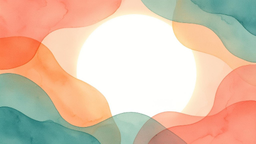
#> input picture assets/figma/homepage-hero.png, 256 x 144 px, shrunk from 1024 x 576 before the run
$ python build-hero-waves-texture.py
#> lines starting #> are read from the running program, lines starting #| are printed output that depends on the picture
#!/usr/bin/env python3
"""Build hero background assets from Figma export (451:775 @ 2x)."""

from __future__ import annotations

import math
import os
from PIL import Image

ROOT = os.path.dirname(os.path.dirname(os.path.abspath(__file__)))
FIGMA = os.path.join(ROOT, "assets", "figma")
SRC = os.path.join(FIGMA, "homepage-hero.png")
TEX_OUT = os.path.join(FIGMA, "hero-waves-texture.png")
BG_OUT = os.path.join(FIGMA, "hero-bg-composite.png")


def grad_at(x: int, y: int, w: int, h: int) -> tuple[int, int, int]:
    nx, ny = x / w, y / h
    dx = (nx - 0.0) / 1.0167
    dy = (ny - 0.0477) / 1.0155
    t = min(1.0, max(0.0, math.sqrt(dx * dx + dy * dy)))
    return (
        int(214 * (1 - t) + 213 * t),
        int(158 * (1 - t) + 63 * t),
        int(46 * (1 - t) + 140 * t),
    )


def is_white(r: int, g: int, b: int) -> bool:
    lum = 0.299 * r + 0.587 * g + 0.114 * b
    mx = max(r, g, b)
    mn = min(r, g, b)
    sat = (mx - mn) / mx if mx else 0
    return lum > 200 and sat < 0.2


def build_texture(hero: Image.Image, w: int, h: int) -> Image.Image:
    tex = Image.new("RGBA", (w, h), (0, 0, 0, 0))
    hr = hero.load()
    opx = tex.load()
    for y in range(h):
        for x in range(w):
            r, g, b, _ = hr[x, y]
            gr, gg, gb = grad_at(x, y, w, h)
            if is_white(r, g, b):
                continue
            tr = max(0, min(255, int((r - 0.8 * gr) / 0.2)))
            tg = max(0, min(255, int((g - 0.8 * gg) / 0.2)))
            tb = max(0, min(255, int((b - 0.8 * gb) / 0.2)))
            opx[x, y] = (tr, tg, tb, 255)
    return tex


def build_composite(hero: Image.Image, tex: Image.Image, w: int, h: int) -> Image.Image:
    out = Image.new("RGB", (w, h))
    hr = hero.load()
    tr = tex.load()
    opx = out.load()
    for y in range(h):
        for x in range(w):
            r, g, b, _ = hr[x, y]
            if is_white(r, g, b):
                gr, gg, gb = grad_at(x, y, w, h)
                wr, wg, wb, _ = tr[x, y]
                opx[x, y] = (
                    int(gr * 0.8 + wr * 0.2),
                    int(gg * 0.8 + wg * 0.2),
                    int(gb * 0.8 + wb * 0.2),
                )
            else:
                opx[x, y] = (r, g, b)
    return out


def main() -> None:
    if not os.path.exists(SRC):
        raise SystemExit(f"Missing {SRC}. Export Figma node 451:775 at scale 2 first.")

    hero = Image.open(SRC).convert("RGBA")
    w, h = hero.size
#> w = 256; h = 144
    tex = build_texture(hero, w, h)
#> in build_texture, `tex = Image.new("RGBA", (w, h), (0, 0, 0, 0))`: tex: PIL image 256x144 RGBA; every value is 0
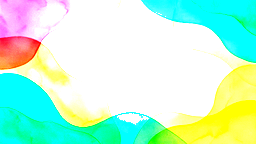
#> tex: PIL image 256x144 RGBA; mean R, G, B, A 121.8, 178.6, 146.7, 186.6; transparent parts drawn white
    tex.save(TEX_OUT, optimize=True)
    build_composite(hero, tex, w, h).save(BG_OUT, optimize=True)
#> in build_composite, `out = Image.new("RGB", (w, h))`: out: PIL image 256x144 RGB; every value is 0
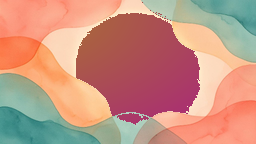
#> saved as hero-bg-composite.png: PIL image 256x144 RGB; mean R, G, B 198.8, 146.6, 129.2
    print(f"Wrote {TEX_OUT}")
    print(f"Wrote {BG_OUT}")


if __name__ == "__main__":
    main()
